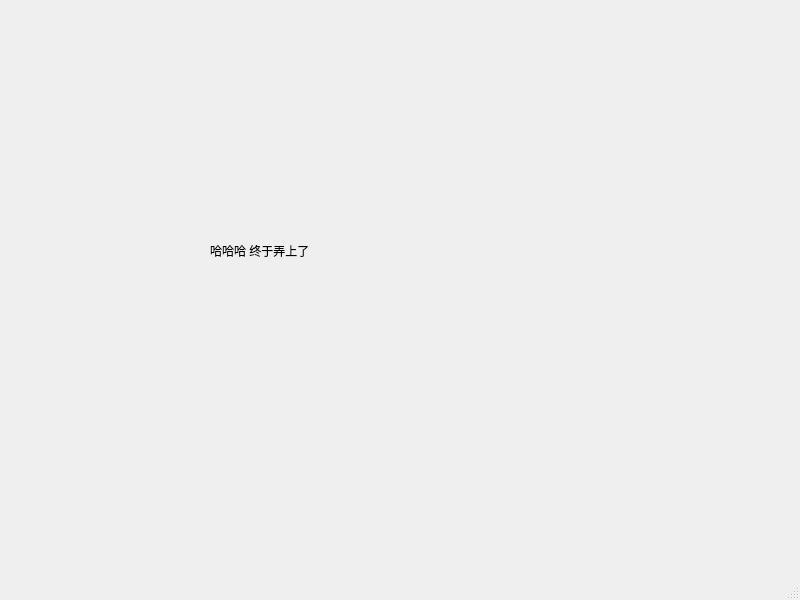
<?xml version="1.0" encoding="UTF-8"?>
<ui version="4.0">
 <class>MainWindow</class>
 <widget class="QMainWindow" name="MainWindow">
  <property name="geometry">
   <rect>
    <x>0</x>
    <y>0</y>
    <width>800</width>
    <height>600</height>
   </rect>
  </property>
  <property name="windowTitle">
   <string>MainWindow</string>
  </property>
  <widget class="QWidget" name="centralwidget">
   <widget class="QLabel" name="label">
    <property name="geometry">
     <rect>
      <x>210</x>
      <y>210</y>
      <width>181</width>
      <height>81</height>
     </rect>
    </property>
    <property name="minimumSize">
     <size>
      <width>3</width>
      <height>4</height>
     </size>
    </property>
    <property name="text">
     <string>哈哈哈 终于弄上了</string>
    </property>
   </widget>
  </widget>
  <widget class="QMenuBar" name="menubar">
   <property name="geometry">
    <rect>
     <x>0</x>
     <y>0</y>
     <width>800</width>
     <height>23</height>
    </rect>
   </property>
  </widget>
  <widget class="QStatusBar" name="statusbar"/>
 </widget>
 <resources/>
 <connections/>
</ui>
